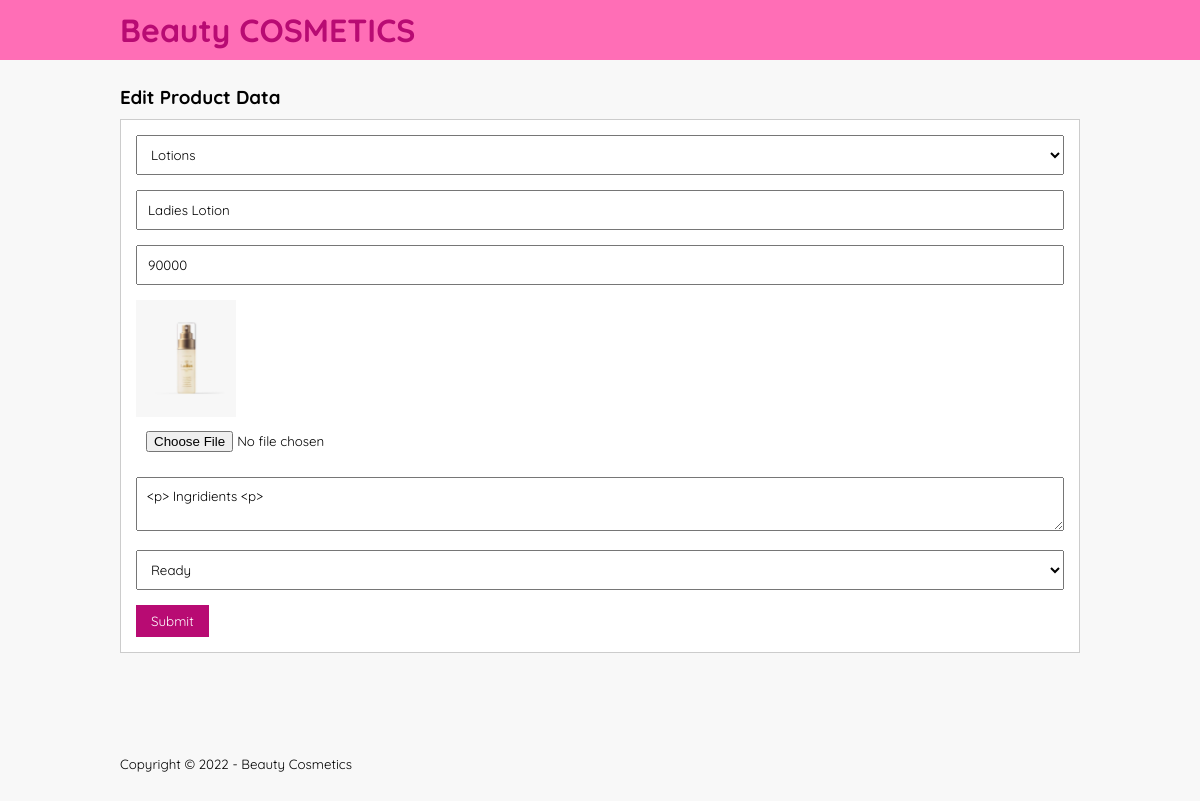
Page /admin/edit-product.php?id=16 on the committed database.
### tables this page shows
CREATE TABLE `tb_product` (
  `product_id` int(11) NOT NULL,
  `category_id` int(11) NOT NULL,
  `product_name` varchar(100) NOT NULL,
  `product_price` int(11) NOT NULL,
  `product_description` text NOT NULL,
  `product_image` varchar(100) NOT NULL,
  `product_status` tinyint(1) NOT NULL,
  `date_created` timestamp NOT NULL DEFAULT current_timestamp() ON UPDATE current_timestamp()
);

CREATE TABLE `tb_category` (
  `category_id` int(11) NOT NULL,
  `category_name` varchar(25) NOT NULL
);

### admin/edit-product.php (the view, shortened to what this page needs)
<?php
	include 'config.php';
	$images = mysqli_query($conn, "SELECT * FROM tb_product WHERE product_id = '".$_GET['id']."' ");
	$p = mysqli_fetch_object($images);
?>
<!DOCTYPE html>
<html>
<head>
	<link rel="stylesheet" href="css/stylesheet.css">
</head>
<body>
	<header>
		<div class="container">
			<h1><a href="index.php">Beauty COSMETICS</a></h1>
		</div>
	</header>
	<div class="section">
		<div class="container">
			<h3>Edit Product Data</h3>
			<div class="box">
				<form action="" method="POST" enctype="multipart/form-data">
					<select class="input-control" name="kategori" required>
						<?php
							$kategori = mysqli_query($conn, "SELECT * FROM tb_category ORDER BY category_id DESC");
							while($r = mysqli_fetch_array($kategori)){
						?>
						<option value="<?php echo $r['category_id'] ?>" <?php echo ($r['category_id'] == $p->category_id)? 'selected':''; ?>><?php echo $r['category_name'] ?></option>
						<?php } ?>
					</select>
					<input type="text" name="nama" class="input-control" placeholder="Product Name" value="<?php echo $p->product_name ?>" required>
					<input type="text" name="harga" class="input-control" placeholder="Price" value="<?php echo $p->product_price ?>" required>
					<img src="images/<?php echo $p->product_image ?>" width="100px">
					<input type="file" name="gambar" class="input-control">
					<textarea class="input-control" name="deskripsi" placeholder="Description"><?php echo $p->product_description ?></textarea><br>
					<select class="input-control" name="status">
						<option value="1" <?php echo ($p->product_status == 1)? 'selected':''; ?>>Ready</option>
					</select>
					<input type="submit" name="submit" value="Submit" class="btn">
				</form>
			</div>
		</div>
	</div>
	<footer>
		<div class="container">
			<small>Copyright &copy; 2022 - Beauty Cosmetics</small>
		</div>
	</footer>
</body>
</html>

### admin/css/stylesheet.css (style rules this page uses)
* { padding:0; margin:0; font-family: 'Quicksand', sans-serif; }
body { background-color: #f8f8f8; }
a { color:#b80b73; text-decoration: none; }
.input-control { width:100%; padding:10px; margin-bottom: 15px; box-sizing: border-box; }
.btn { padding:8px 15px; background-color: #b80b73; color: #fff; border:none; cursor: pointer; }
header { background-color: #ff6eb6; color: #fff; }
header h1 { float: left; padding:10px 0; }
footer { padding:50px 0; }
.container { width: 80%; margin:0 auto; }
.container:after { content: ''; display: block; clear: both; }
.section { padding:25px 0; }
.box { background-color: #fff; border:1px solid #ccc; padding:15px; box-sizing: border-box; margin:10px 0 25px 0; }
.box:after { content: ''; display: block; clear: both; }

### rows in the picture
tb_product: kategori "Lotions", nama "Ladies Lotion", harga "90000", product_image (picture), deskripsi "<p> Ingridients <p>", status "Ready"
